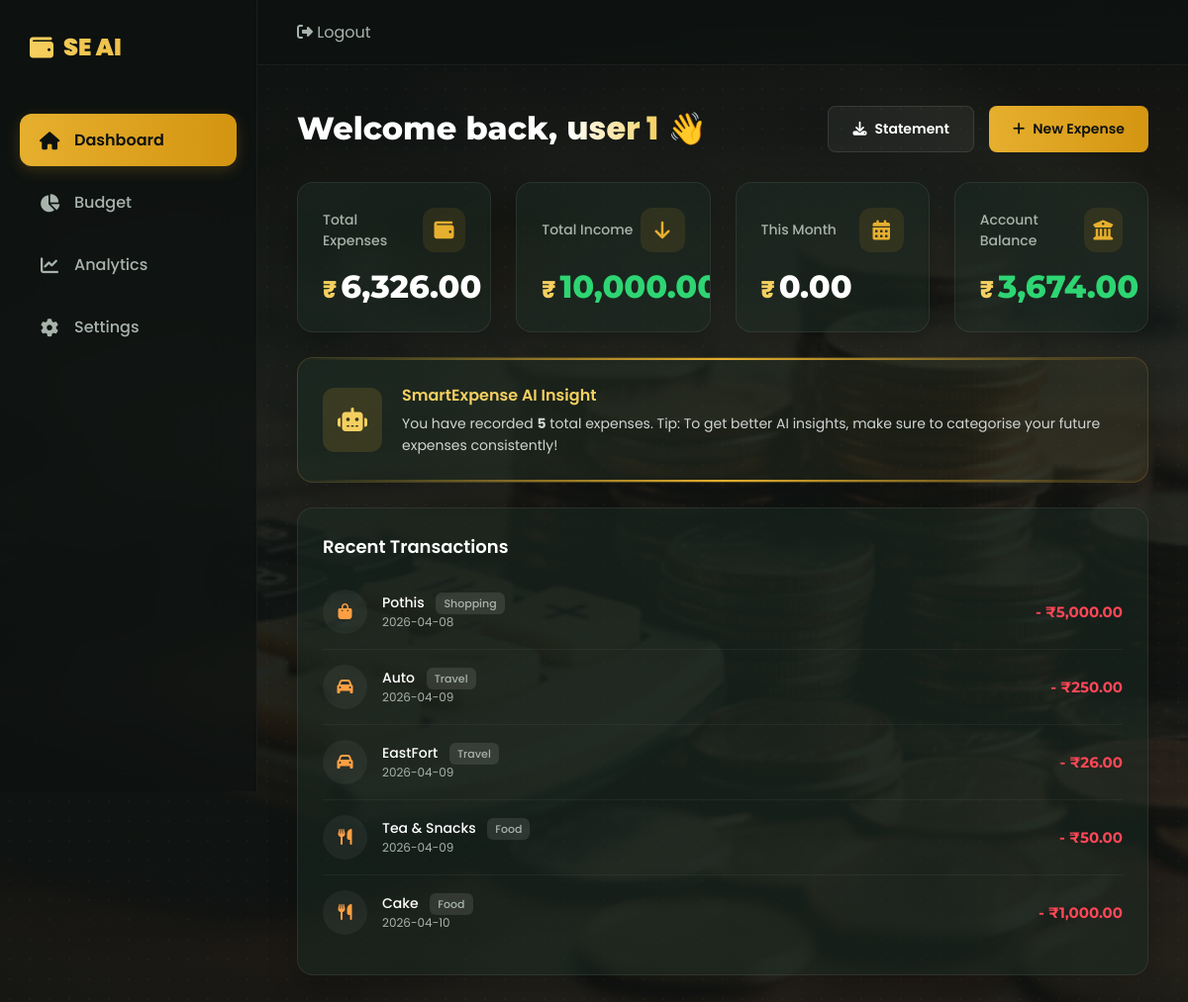
/dashboard (signed in), run on the app's committed database.
### tables this page shows
CREATE TABLE expenses (
                id INTEGER PRIMARY KEY AUTOINCREMENT,
                user_email TEXT,
                title TEXT,
                amount REAL,
                category TEXT,
                date TEXT
            );

### app.py (the view)
@app.route("/dashboard")
def dashboard():
    if "user" not in session:
        return redirect("/login")
    try:
        conn = sqlite3.connect(DB_FILE)
        conn.row_factory = sqlite3.Row
        cursor = conn.cursor()
        cursor.execute(
            "SELECT * FROM expenses WHERE user_email = ?",
            (session["email"],)
        )
        expenses = cursor.fetchall()
        cursor.execute(
            "SELECT SUM(amount) FROM expenses WHERE user_email = ?",
            (session["email"],)
        )
        total = cursor.fetchone()[0] or 0
        cursor.execute("""
            SELECT SUM(amount)
            FROM expenses
            WHERE user_email = ?
            AND strftime('%m', date)=strftime('%m','now')
        """, (session["email"],))
        monthly = cursor.fetchone()[0] or 0
        cursor.execute(
            "SELECT SUM(amount) FROM income WHERE user_email = ?",
            (session["email"],)
        )
        income = cursor.fetchone()[0] or 0
        balance = income - total
        cursor.execute("""
            SELECT *
            FROM categories
            ORDER BY category_name ASC
        """)
        categories = cursor.fetchall()
        conn.close()
        return render_template(
            "dashboard.html",
            name=session["user"],
            total=total,
            monthly=monthly,
            expenses=expenses,
            balance=balance,
            income=income,
            categories=categories
        )
    except Exception as e:
        return render_template(
            "error.html",
            message=str(e)
        )

### templates/dashboard.html (shortened to what this page needs)
<!DOCTYPE html>
<html lang="en">
<head>
<link rel="stylesheet" href="https://cdnjs.cloudflare.com/ajax/libs/font-awesome/6.4.0/css/all.min.css">
</head>
<body>
<div class="layout">
<aside class="sidebar">
  <div class="logo">
    <i class="fas fa-wallet"></i> <span>SE AI</span>
  </div>
  <nav>
    <a href="/dashboard" class="nav-item active"><i class="fas fa-home"></i> <span>Dashboard</span></a>
    <a href="/budget" class="nav-item"><i class="fas fa-chart-pie"></i> <span>Budget</span></a>
    <a href="/analytics" class="nav-item"><i class="fas fa-chart-line"></i> <span>Analytics</span></a>
    <a href="/settings" class="nav-item"><i class="fas fa-cog"></i> <span>Settings</span></a>
  </nav>
</aside>
<main class="main">
  <header>
    <div class="user-profile">
      <a href="/logout" title="Logout">
        <i class="fas fa-sign-out-alt"></i> Logout
      </a>
    </div>
  </header>
  <div class="container fade" id="page">
    <div class="dashboard-header">
      <h1>Welcome back, <span>{{ name }}</span> 👋</h1>
      <div style="display:flex; gap:15px;">
        <a href="/statement" class="btn btn-secondary"><i class="fas fa-download"></i> Statement</a>
        <button onclick="openExpenseModal()" class="btn btn-primary" style="border:none; cursor:pointer;">
  <i class="fas fa-plus"></i> New Expense
</button>
      </div>
    </div>
<div class="stats-grid">
  <div class="card">
    <div class="card-header">
      <h3>Total Expenses</h3>
      <div class="card-icon"><i class="fas fa-wallet"></i></div>
    </div>
    <div class="amount">
      <span>₹</span>{{ "{:,.2f}".format(total) if total else "0.00" }}
    </div>
  </div>
  <div class="card">
    <div class="card-header">
      <h3>Total Income</h3>
      <div class="card-icon"><i class="fas fa-arrow-down"></i></div>
    </div>
    <div class="amount" style="color:#2ed573;">
      <span>₹</span>{{ "{:,.2f}".format(income) if income else "0.00" }}
    </div>
  </div>
  <div class="card">
    <div class="card-header">
      <h3>This Month</h3>
      <div class="card-icon"><i class="fas fa-calendar-alt"></i></div>
    </div>
    <div class="amount">
      <span>₹</span>{{ "{:,.2f}".format(monthly) if monthly else "0.00" }}
    </div>
  </div>
  <div class="card">
    <div class="card-header">
      <h3>Account Balance</h3>
      <div class="card-icon"><i class="fas fa-university"></i></div>
    </div>
    <div class="amount" style="color: {{ '#2ed573' if balance >= 0 else '#ff4757' }}">
      <span>₹</span>{{ "{:,.2f}".format(balance) if balance else "0.00" }}
    </div>
  </div>
</div>
    <div class="card ai-banner">
      <div class="ai-icon"><i class="fas fa-robot"></i></div>
      <div class="ai-content">
        <h3>SmartExpense AI Insight</h3>
        <p>You have recorded <strong>{{ expenses|length }}</strong> total expenses. Tip: To get better AI insights, make sure to categorise your future expenses consistently!</p>
      </div>
    </div>
    <div class="content-grid" style="margin-top: 25px;">
      <div class="card" style="grid-column: 1 / -1;">
        <h3 style="font-size:18px; color:#fff; margin-bottom:15px; font-weight: 600;">Recent Transactions</h3>
        <div class="transaction-list">
          {% for txn in expenses[::-1][:5] %}
          <div class="transaction-item">
            <div class="t-info">
              <div class="t-icon" style="color:#ff9f43;">
                {% if txn[4].lower() == 'food' %}
                  <i class="fas fa-utensils"></i>
                {% elif txn[4].lower() == 'travel' %}
                  <i class="fas fa-car"></i>
                {% else %}
                  <i class="fas fa-shopping-bag"></i>
                {% endif %}
              </div>
              <div class="t-details">
                <h4>{{ txn[2] }} <span style="font-size: 11px; color: var(--text-muted); background: rgba(255,255,255,0.1); padding: 3px 8px; border-radius: 6px; margin-left: 8px;">{{ txn[4] }}</span></h4>
                <p>{{ txn[5] }}</p>
              </div>
            </div>
            <div class="t-amount" style="color:#ff4757;">- ₹{{ "{:,.2f}".format(txn[3]) }}</div>
          </div>
          {% else %}
          <p style="color: var(--text-muted); text-align: center; padding: 30px;">No expenses logged yet. Click "New Expense" to get started!</p>
          {% endfor %}
        </div>
      </div>
    </div>
  </div>
</main>
</div>
</body>
</html>

### data on the page
expenses: title "Pothis", category "Shopping", date "2026-04-08", amount "5,000.00"
expenses: title "Auto", category "Travel", date "2026-04-09", amount "250.00"
expenses: title "EastFort", category "Travel", date "2026-04-09", amount "26.00"
expenses: title "Tea & Snacks", category "Food", date "2026-04-09", amount "50.00"
expenses: title "Cake", category "Food", date "2026-04-10", amount "1,000.00"

### other printed values
{{ name }} "user 1"
{{ "{:,.2f}".format(total) if total else "0.00" }} "6,326.00"
{{ "{:,.2f}".format(monthly) if monthly else "0.00" }} "0.00"
{{ "{:,.2f}".format(balance) if balance else "0.00" }} "3,674.00"
{{ expenses|length }} "5"
